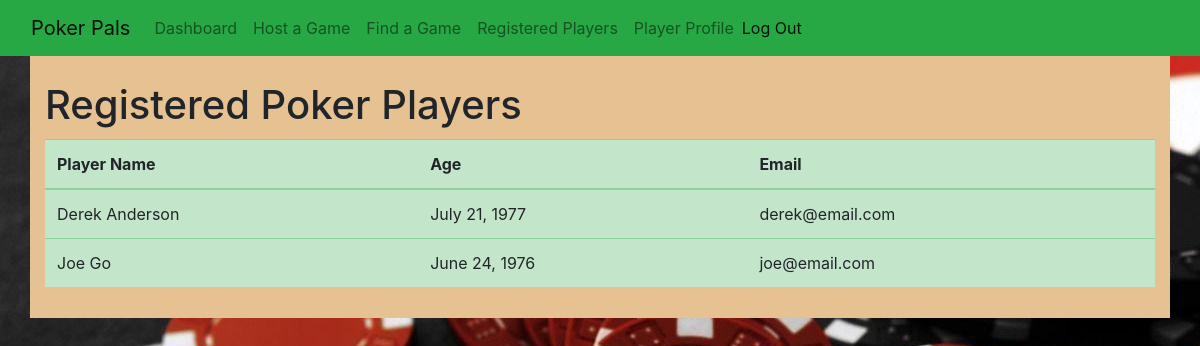
The page /players (signed in) on the database as committed earlier.
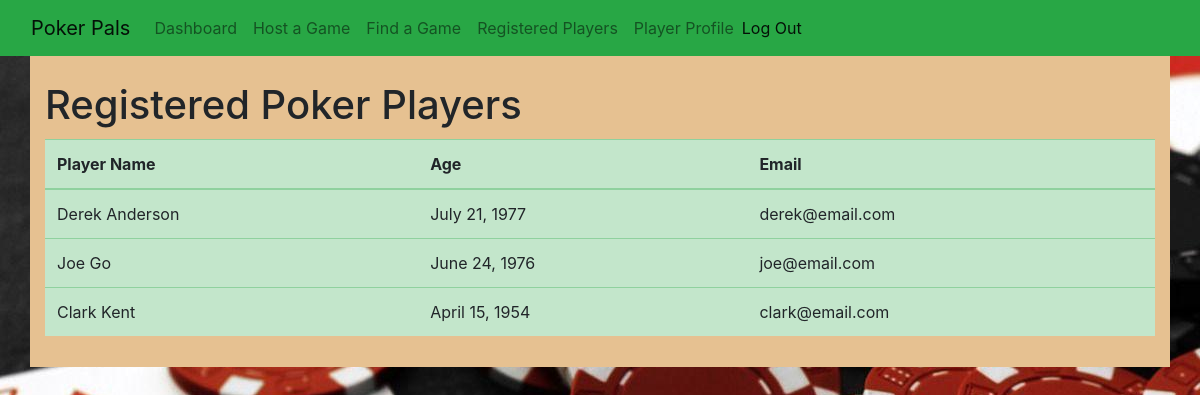
The same page on the database as committed later.
### poker_app/models.py (models this page shows, shortened)
class User(models.Model):
    first_name = models.CharField(max_length=45)
    last_name = models.CharField(max_length=45)
    birthdate = models.DateField()
    email = models.EmailField(unique=True)
    password = models.CharField(max_length=255)
    created_at = models.DateTimeField(auto_now_add=True)
    updated_at = models.DateTimeField(auto_now=True)
    objects = LoginManager()
    @property
    def full_name(self):
        return '{} {}'.format(self.first_name, self.last_name)

### poker_app/views.py (the view)
# urls.py: path('players', views.players),
def players(request):
    if 'user_id' not in request.session:
        messages.error(request, "You must be logged in to view this page!")
        return redirect('/')
    return render(request, 'users.html', {"users": User.objects.all()})

### poker_app/templates/users.html (shortened to what this page needs)
<!DOCTYPE html>
<html lang="en">
    <head>
        <link
            href="https://stackpath.bootstrapcdn.com/bootstrap/4.5.0/css/bootstrap.min.css"
            rel="stylesheet"
        />
        {% load static %}
        <link rel="stylesheet" href="{% static 'css/style.css' %}" />
    </head>
    <body>
        <nav class="navbar navbar-expand-lg navbar-light bg-success">
            <div class="container-fluid">
                <a class="navbar-brand" href="/dashboard">Poker Pals</a>
                <div class="collapse navbar-collapse" id="navbarSupportedContent">
                    <ul class="navbar-nav me-auto mb-2 mb-lg-0">
                        <li class="nav-item">
                            <a class="nav-link" aria-current="page" href="/dashboard">Dashboard</a>
                        </li>
                        <li class="nav-item">
                            <a class="nav-link" aria-current="page" href="/host">Host a Game</a>
                        </li>
                        <li class="nav-item">
                            <a class="nav-link" href="/events">Find a Game</a>
                        </li>
                        <li class="nav-item">
                            <a class="nav-link" aria-current="page" href="/players">Registered Players</a>
                        </li>
                        <li class="nav-item">
                            <a class="nav-link" aria-current="page" href="/profile">Player Profile</a>
                        </li>
                    </ul>
                    <span class="navbar-text">
                        <a href="/logout">Log Out</a>
                    </span>
                </div>
            </div>
        </nav>
        <div class="container">
            <div class="row">
                <div class="col-sm">
                    <h1>Registered Poker Players</h1>
                    <table class="table table-success">
                        <thead>
                            <tr>
                                <th>Player Name</th>
                                <th>Age</th>
                                <th>Email</th>
                            </tr>
                        </thead>
                        <tbody>
                            {% for user in users %}
                            <tr>
                                <td>{{ user.full_name }}</td>
                                <td>{{ user.birthdate }}</td>
                                <td>{{ user.email }}</td>
                            </tr>
                            {% endfor %}
                        </tbody>
                    </table>
                </div>
            </div>
        </div>
    </body>
</html>

Rows that differ between the two databases and show on the page:
added User: full_name "Clark Kent", birthdate "April 15, 1954", email "clark@email.com"
